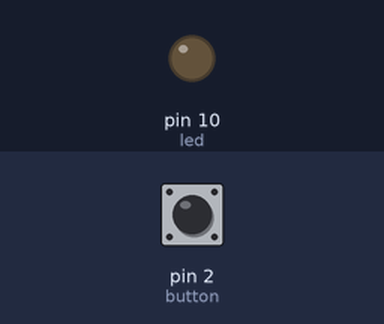
A sketch run on a simulated Arduino Uno, built with avr-gcc and run on an emulated ATmega328P. Parts: output pins drawn as LEDs (lit = HIGH). Inputs (shaded band) come from the test bench; at power-on: pin 2 (button) LOW.

Above: at 1.2 s.
1.3 s: pin 2 (button) pulled HIGH for 3.2 s
At 2.6 s:
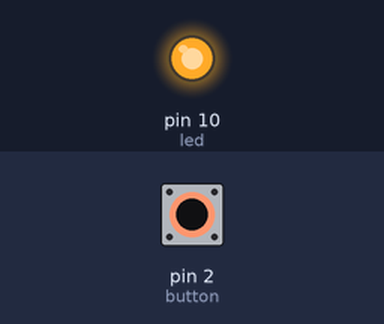
7.5 s: pin 2 (button) pulled HIGH for 0.15 s
At 8.9 s:
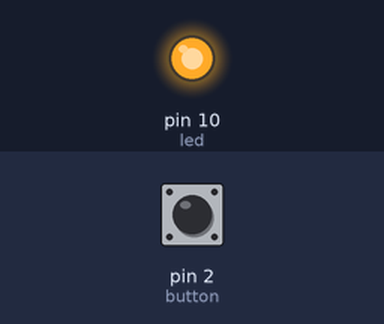
10.6 s: pin 2 (button) pulled HIGH for 1 s
At 17.0 s:
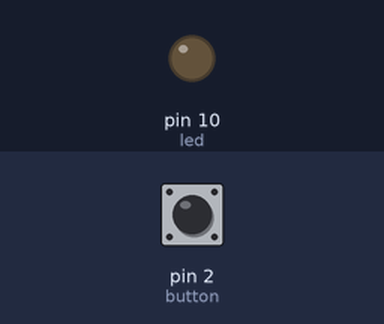
Timing chart, 0 to 18.5 s (numbered marks = the images above; inputs shaded):
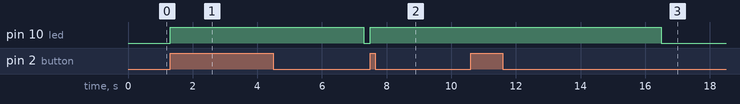

Measured:
- after the input at 1.3 s, pin 10 (led): LOW → HIGH at once, → LOW 6.0 s later
- after the input at 7.5 s, pin 10 (led): LOW → HIGH at once
- after the input at 10.6 s, pin 10 (led): HIGH → LOW after 5.9 s instead of 0.90 s

The sketch:

project-2.ino
```cpp
/*
  [Circuit] - https://www.tinkercad.com/things/a4OAtS5isya?sharecode=6EvOcrQ_7AAatrEseB1rlpD_IW3Asx5Ef5CA6diQmK8
*/

// v2 - LED Activator Button + Counter
int led = 10;
int button = 2;
int buttonState = 0;

int count = 0; //v2

void ledOn(int i) {
  digitalWrite(led, HIGH);
  delay(i*1000);
  digitalWrite(led,LOW);
}

void setup() {
  pinMode(led, OUTPUT);
  pinMode(button, INPUT);
}

void loop() {
  buttonState = digitalRead(button);
  if(buttonState == HIGH){
    count++;
    ledOn(count);
  }
}


/* v1 - LED Activator Button
int led = 10;
int button = 2;
int buttonState = 0;

int count = 0; //v2

void ledOn() {
  digitalWrite(led, HIGH);
  delay(3000);
  digitalWrite(led,LOW);
}

void setup() {
  pinMode(led, OUTPUT);
  pinMode(button, INPUT);
}

void loop() {
  buttonState = digitalRead(button);
  if(buttonState == HIGH){
    ledOn();
  }
}
*/
```
